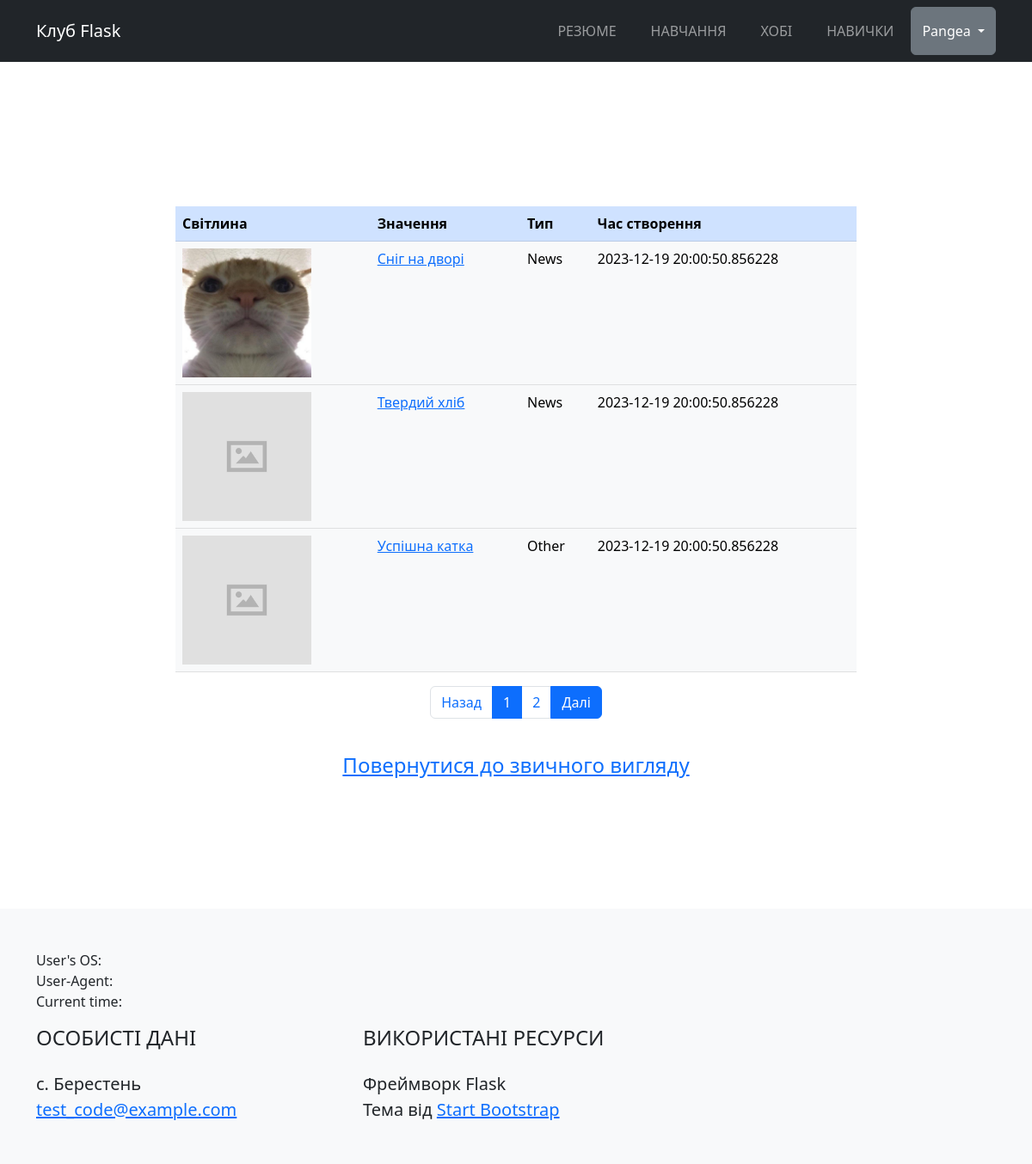
Page /post/alt (signed in) on the committed database.
### app/auth/models.py (models this page shows, shortened)
class User(db.Model, UserMixin):
    id = db.Column(db.Integer, primary_key=True)
    username = db.Column(db.String(20), unique=True, nullable=False)
    email = db.Column(db.String(120), unique=True, nullable=False)
    about_me = db.Column(db.String(140))
    last_seen = db.Column(db.DateTime, default=datetime.now())
    password = db.Column(db.String(60), nullable=False)
    image_file = db.Column(db.String(60), nullable=False, server_default='default.jpg')

### app/post/models.py (models this page shows, shortened)
class Post(db.Model):
    id = db.Column(db.Integer, primary_key=True)
    title = db.Column(db.String(100), nullable=False)
    text = db.Column(db.Text, nullable=True)
    image_file = db.Column(db.String(64), nullable=False, server_default='postdefault.png')
    created = db.Column(db.DateTime, default=datetime.now())
    type = db.Column(db.Enum(PostType))
    enabled = db.Column(db.Boolean, default=True, nullable=False)
    user_id = db.Column(db.Integer, db.ForeignKey('user.id'), nullable=False)
    category_id = db.Column(db.Integer, db.ForeignKey('category.id', name='fk_category_id'), nullable=True)
    tags = db.relationship('Tag', secondary=post_tag, backref='posts')

### app/post/views.py (the view)
@post_blueprint.route("/alt", methods=['GET', 'POST'])
@login_required
def view_post_by_date():
    page_num = request.args.get('page', 1, type=int)
    all_posts = Post.query.order_by(desc(Post.created)).paginate(page=page_num, per_page=3)
    image_file = url_for('static', filename='images/')
    return render_template('show_all_posts_by_date.html', all_posts=all_posts, image_file=image_file)

### app/auth/models.py (called while the page is built)
@login_manager.user_loader
def user_loader(user_id):
    return User.query.get(int(user_id))

### app/post/templates/post/show_all_posts_by_date.html (shortened to what this page needs)
{% extends 'base.html' %}
{% block body %}
<section>
    <div class="row justify-content-center">
        <div class="container col-md-8 col-lg-8">
            <br>
            <table class="table table-light">
                <thead class="table-primary">
                    <tr class = "postTable">
                        <th class = "postTable">Світлина</th>
                        <th class = "postTable">Значення</th>
                        <th class = "postTable">Тип</th>
                        <th class = "postTable">Час створення</th>
                    </tr>
                </thead>
                <tbody>
                    {% for post in all_posts %}
                    <tr>
                        <th scope="row"><img src="{{url_for('post_bp.static', filename='images/' + post.image_file)}}" width="150px"></th>
                        <td class = "postTable"><a href="{{ url_for('post_bp.view_detail', id=post.id) }}">{{ post.title }}</a></td>
                        <td class = "postTable">{{ post.type.name }}</td>
                        <td class = "postTable">{{ post.created }}</td>
                    </tr>
                    {% else %}
                        <tr>
                            <td colspan="4"><strong>Пости відсутні. <a href={{url_for("post_bp.create")}}>Створіть свій перший пост</a></strong></td>
                        </tr>
                    {% endfor %}
                </tbody>
            </table>
            <ul class="pagination justify-content-center">
            {% if all_posts.has_prev %}
                <li class="page-item active"><a class="page-link" href={{url_for("post_bp.view_post_by_date", page = all_posts.prev_num) }}>Назад</a></li>
            {% else %}
                <li class="page-item secondary"><a class="page-link" href="#">Назад</a></li>
            {% endif %}
            {% for number in all_posts.iter_pages(left_edge = 3, right_edge = 3) %}
                {% if all_posts.page != number %}
                    <li class="page-item secondary"><a class="page-link" href={{url_for("post_bp.view_post_by_date", page = number) }}>{{ number }}</a></li>
                {% else %}
                    <li class="page-item active"><a class="page-link" href="#">{{ number }}</a></li>
                {% endif %}
            {% endfor %}
            {% if all_posts.has_next %}
                <li class="page-item active"><a class="page-link" href={{url_for("post_bp.view_post_by_date", page = all_posts.next_num) }}>Далі</a></li>
            {% else %}
                <li class="page-item secondary"><a class="page-link" href="#">Далі</a></li>
            {% endif %}
            </ul>
            <br>
            <h4 class="text-center"><a href={{url_for("post_bp.view_post")}}>Повернутися до звичного вигляду</a></h4>
        </div>
    </div>
</section>
{% endblock %}

### app/templates/nav.html (shortened to what this page needs)
{% set menu = {
    "Резюме": url_for("home_bp.cv"),
    "Навчання": url_for("home_bp.edu"),
    "Хобі": url_for("home_bp.hobbies"),
    "Навички": url_for("home_bp.skills"),
} %}
<nav class="navbar navbar-expand-lg navbar-dark bg-dark" id="mainNav"" id="mainNav">
    <div class="container">
        <a class="navbar-brand" href="{{url_for("home_bp.home")}}">Клуб Flask</a>
        <div class="collapse navbar-collapse" id="navbarResponsive">
            <ul class="navbar-nav ms-auto">
                {%for name, url in menu.items() %}
                <li class="nav-item mx-0 mx-lg-1"><a class="nav-link py-3 px-0 px-lg-3 rounded" href={{url}}> {{ name | upper}} </a></li>
                {% endfor %}
                {% if current_user.is_authenticated %}
                <div class="btn-group">
                    <button class="btn btn-secondary dropdown-toggle " type="button" id="dropdownMenuButton" data-bs-toggle="dropdown" aria-haspopup="true" aria-expanded="false">
                        {{ current_user.username }}
                    </button>
                </div>
                {% else %}
                    <li class="nav-item mx-0 mx-lg-1"><a class="nav-link py-3 px-0 px-lg-3 rounded" href={{ url_for('auth_bp.login') }}> Увійти </a></li>
                {% endif %}
            </ul>
        </div>
    </div>
</nav>

### rows in the picture
User: username "Pangea"
Post: image_file (picture), title "Сніг на дворі", type.name "News", created "2023-12-19 20:00:50.856228"
Post: image_file (placeholder picture), title "Твердий хліб", type.name "News", created "2023-12-19 20:00:50.856228"
Post: image_file (placeholder picture), title "Успішна катка", type.name "Other", created "2023-12-19 20:00:50.856228"

### other values in the picture
{{ name | upper }} "РЕЗЮМЕ" "НАВЧАННЯ" "ХОБІ" "НАВИЧКИ"
{{ number }} "1"
{{ number }} "2"
